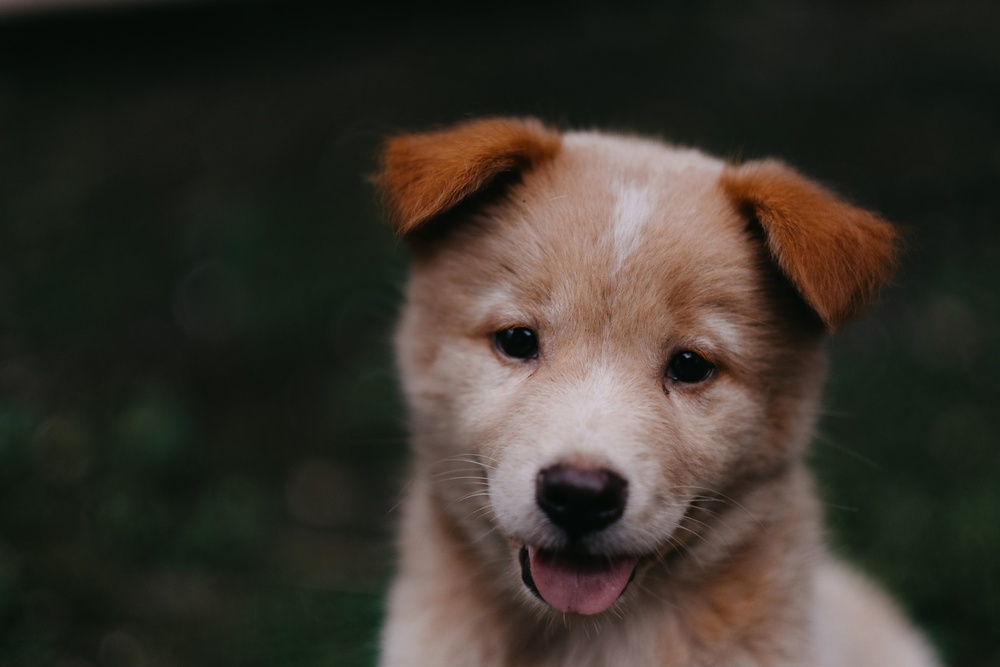
#> input picture DATA/00-puppy.jpg, 1000 x 667 px, shrunk from 1950 x 1300 before the run, given in place of the camera
$ jupyter execute ' Live Sketch.ipynb'
#> lines starting #> are read from the running program, lines starting #| are printed output that depends on the picture; after the words box and inside, x2 and y2 are one past the last pixel; in counts of white or black regions, pixels touching at a corner belong together
#> further down, frame is the input picture: shape (667, 1000, 3); mean B, G, R 43.8, 51.8, 57.3
[cell 1]
import cv2


def drawSketch(image):

    gray_image = cv2.cvtColor(image, cv2.COLOR_BGR2GRAY)
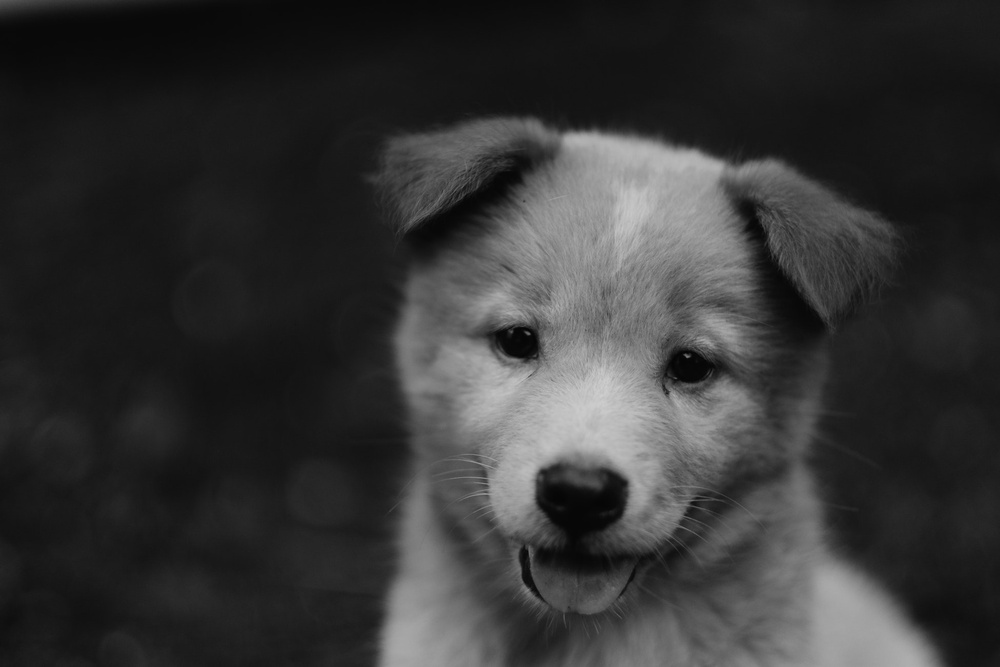
#> gray_image: shape (667, 1000); min 2, max 207, mean 52.6

    clean_image = cv2.GaussianBlur(gray_image, (5,5), 0)

    canny_edges = cv2.Canny(clean_image, 10, 80)
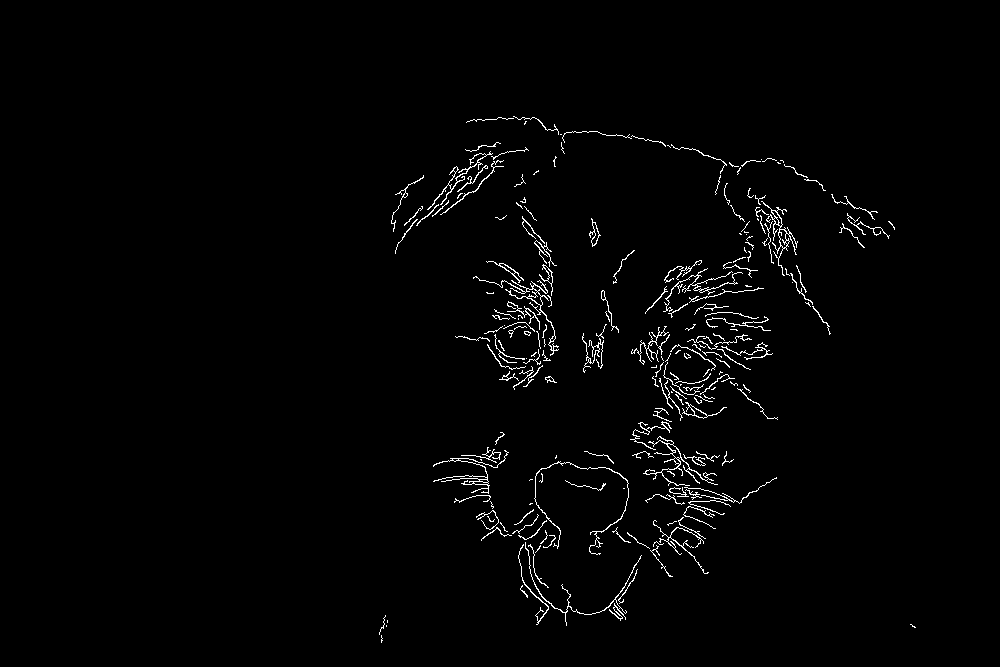
#> canny_edges: shape (667, 1000); 1.6% white in thin lines or dots, all inside (x1, y1, x2, y2) = (379, 116, 916, 643)

    ret, inverse = cv2.threshold(canny_edges, 80, 255, cv2.THRESH_BINARY_INV)

    return inverse

input = cv2.VideoCapture(0)

while True:
    ret, frame = input.read()
    cv2.imshow("Sketch Output", drawSketch(frame))
    if cv2.waitKey(1) == ord('s'):
#> (key Esc is pressed here)
        break

input.release()
cv2.destroyAllWindows()

$ run again, on DATA/Denis_Mukwege.jpg
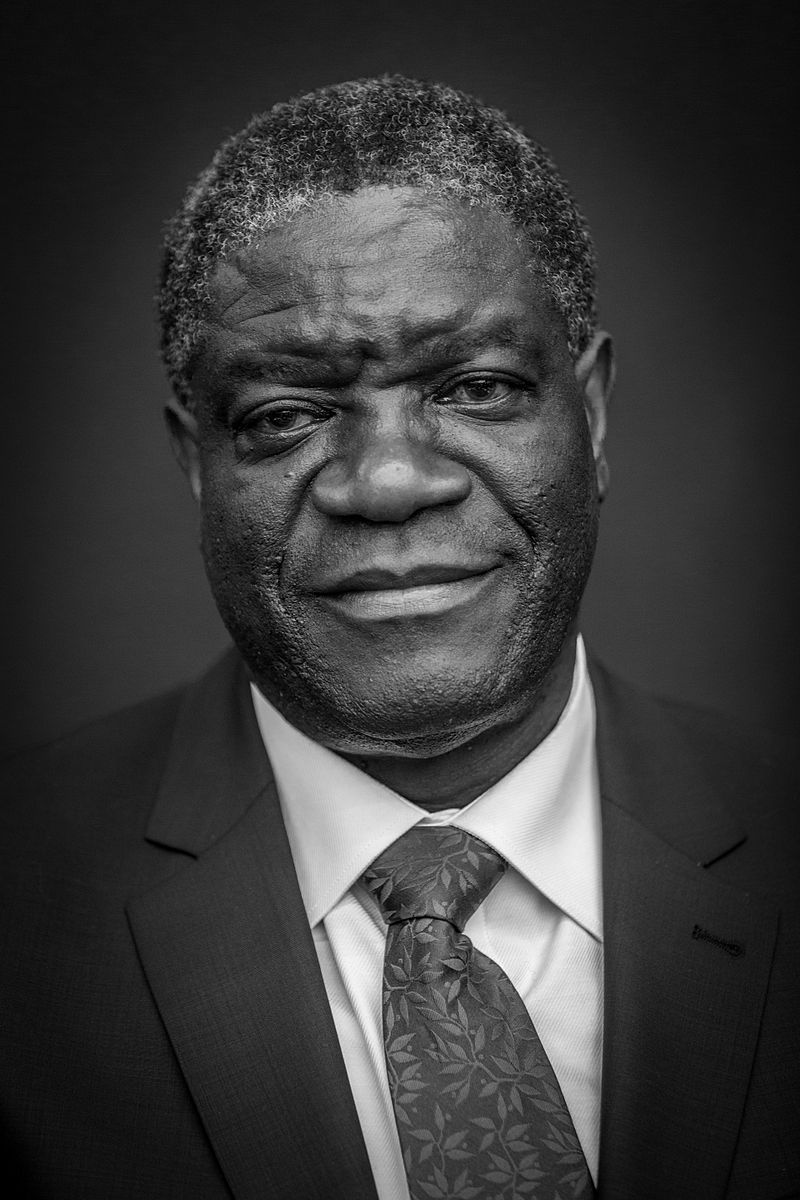
#> input picture DATA/Denis_Mukwege.jpg, 800 x 1200 px, given in place of the camera
#> frame is the input picture: shape (1200, 800, 3); min 0, max 255, mean 58.8
#> in drawSketch, `canny_edges = cv2.Canny(clean_image, 10, 80)`:
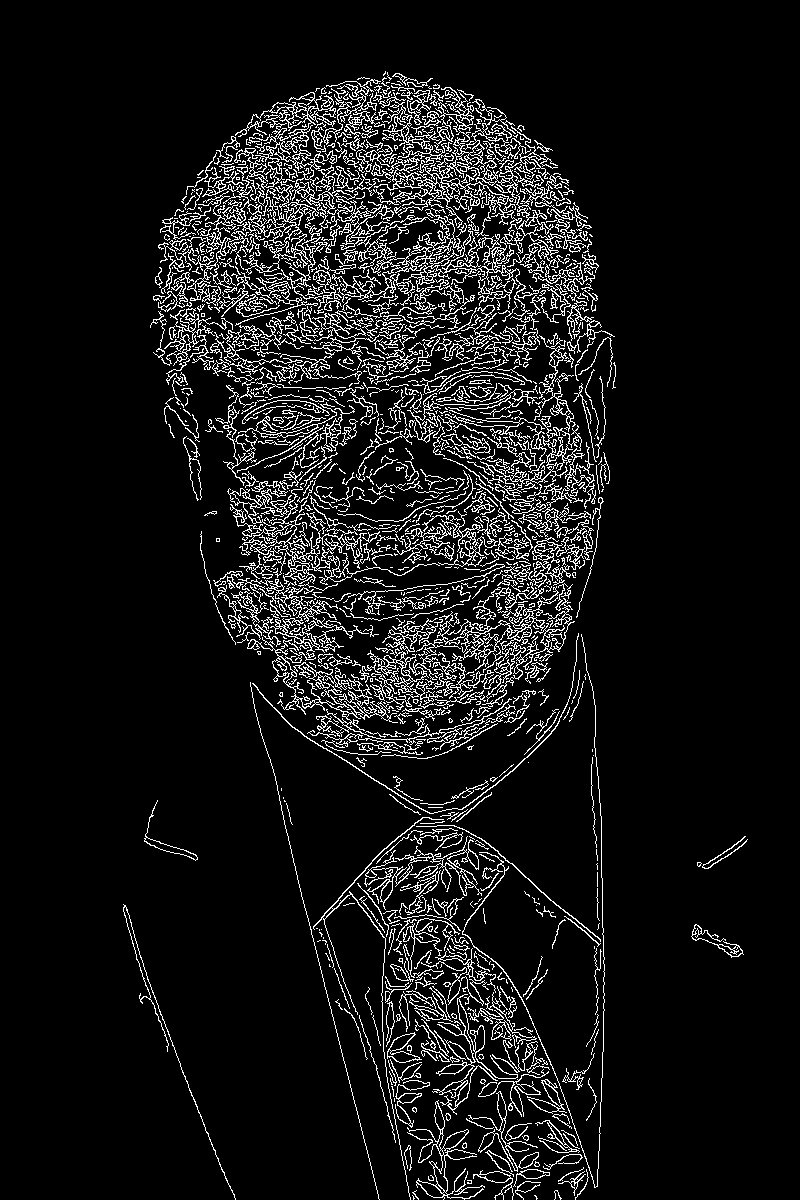
#> canny_edges: shape (1200, 800); 8.5% white in thin lines or dots, all inside (x1, y1, x2, y2) = (123, 71, 748, 1200)

$ run again, on DATA/Nadia_Murad.jpg
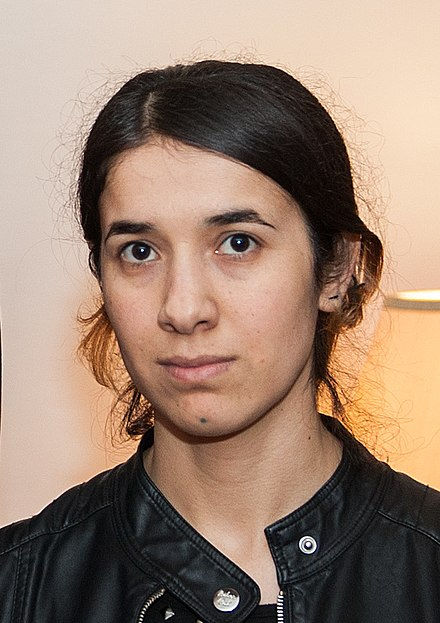
#> input picture DATA/Nadia_Murad.jpg, 440 x 623 px, given in place of the camera
#> frame is the input picture: shape (623, 440, 3); mean B, G, R 112.7, 129.2, 153.8
#> in drawSketch, `gray_image = cv2.cvtColor(image, cv2.COLOR_BGR2GRAY)`:
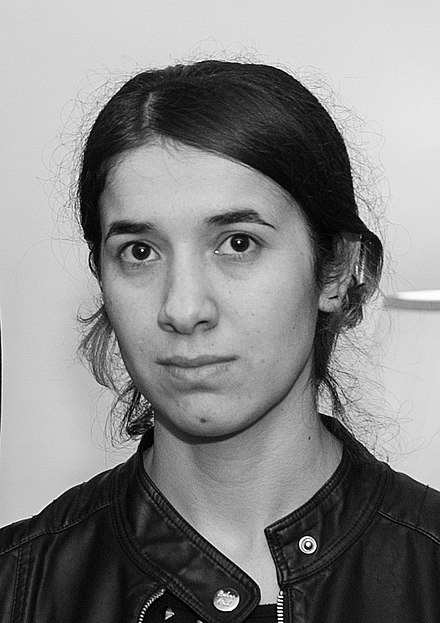
#> gray_image: shape (623, 440); min 0, max 255, mean 134.7
#> in drawSketch, `canny_edges = cv2.Canny(clean_image, 10, 80)`:
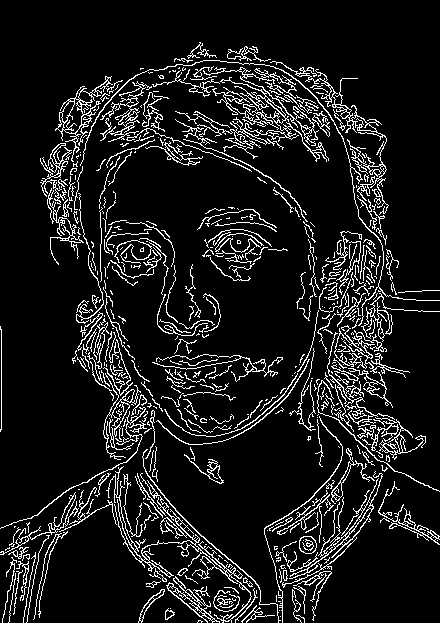
#> canny_edges: shape (623, 440); 10.3% white in thin lines or dots
#> inverse: shape (623, 440); 89.7% white; black in thin lines or dots
